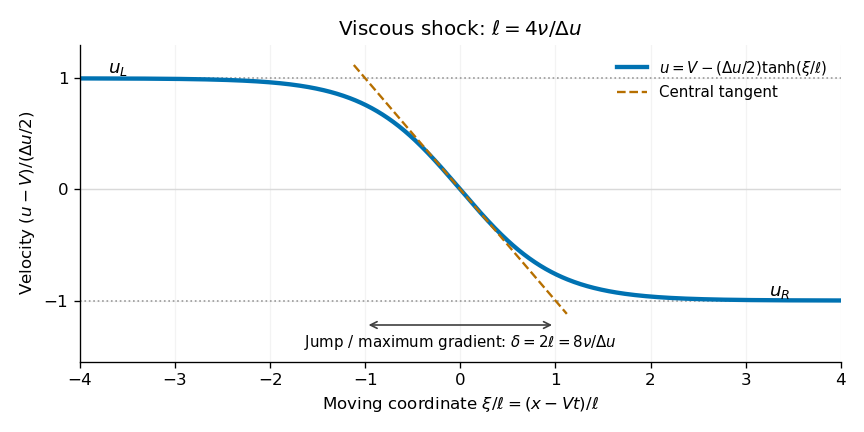

Recreate this plot in Python.
#!/usr/bin/env python3
"""Plot the derived Burgers shock and explain its width conventions.

Tested with Python 3.14.4, numpy 2.3.5 and matplotlib 3.10.7 (+dfsg1 build),
as declared in the repository pyproject.toml. Writes the PNG basename to cwd.
"""
from pathlib import Path
import matplotlib
matplotlib.use("Agg")
import matplotlib.pyplot as plt
import numpy as np


def main():
    coordinate = np.linspace(-4, 4, 700)
    velocity = -np.tanh(coordinate)
    fig, ax = plt.subplots(figsize=(7.2, 3.6), dpi=120, facecolor="white")
    ax.set_facecolor("white")
    ax.axhline(1, color="0.6", linestyle=":", linewidth=1)
    ax.axhline(-1, color="0.6", linestyle=":", linewidth=1)
    ax.axhline(0, color="0.85", linewidth=0.8)
    ax.plot(coordinate, velocity, color="#0072b2", linewidth=2.6,
            label=r"$u=V-(\Delta u/2)\tanh(\xi/\ell)$")
    tangent = np.linspace(-1.12, 1.12, 100)
    ax.plot(tangent, -tangent, "--", color="#b66f00", linewidth=1.4, label="Central tangent")
    ax.annotate("", xy=(-1, -1.22), xytext=(1, -1.22),
                arrowprops={"arrowstyle": "<->", "color": "0.25"})
    ax.text(0, -1.29, r"Jump / maximum gradient: $\delta=2\ell=8\nu/\Delta u$",
            va="top", ha="center", fontsize=9)
    ax.text(-3.7, 1.05, r"$u_L$", fontsize=11)
    ax.text(3.25, -0.96, r"$u_R$", fontsize=11)
    ax.set(xlim=(-4, 4), ylim=(-1.55, 1.3), xlabel=r"Moving coordinate $\xi/\ell=(x-Vt)/\ell$",
           ylabel=r"Velocity $(u-V)/(\Delta u/2)$", title=r"Viscous shock: $\ell=4\nu/\Delta u$")
    ax.set_yticks([-1, 0, 1])
    ax.grid(alpha=0.15)
    ax.legend(loc="upper right", fontsize=9, frameon=False)
    ax.spines[["top", "right"]].set_visible(False)
    fig.tight_layout()
    fig.savefig(Path(__file__).stem + ".png", facecolor="white")
    plt.close(fig)


if __name__ == "__main__":
    main()
